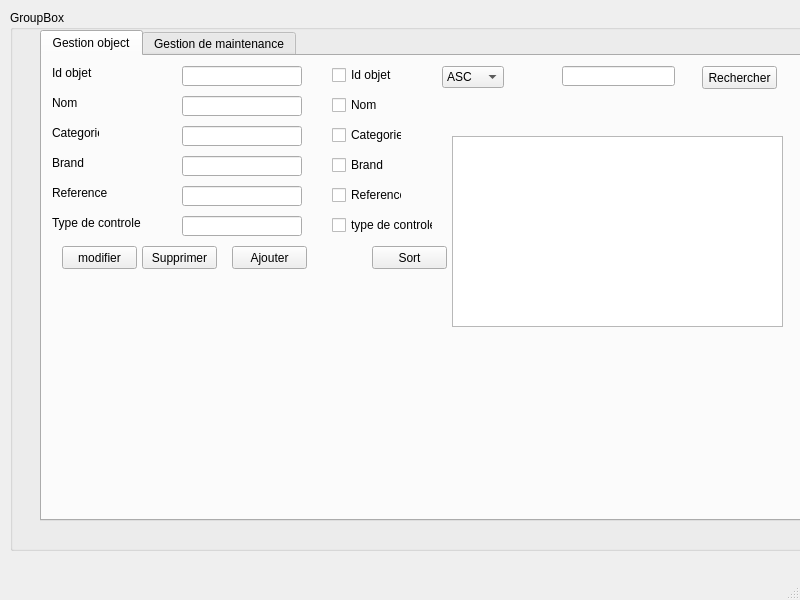
<?xml version="1.0" encoding="UTF-8"?>
<ui version="4.0">
 <class>MainWindow</class>
 <widget class="QMainWindow" name="MainWindow">
  <property name="geometry">
   <rect>
    <x>0</x>
    <y>0</y>
    <width>800</width>
    <height>600</height>
   </rect>
  </property>
  <property name="windowTitle">
   <string>MainWindow</string>
  </property>
  <widget class="QWidget" name="centralwidget">
   <widget class="QGroupBox" name="groupBox">
    <property name="geometry">
     <rect>
      <x>10</x>
      <y>10</y>
      <width>821</width>
      <height>541</height>
     </rect>
    </property>
    <property name="title">
     <string>GroupBox</string>
    </property>
    <widget class="QTabWidget" name="tabWidget">
     <property name="geometry">
      <rect>
       <x>30</x>
       <y>20</y>
       <width>781</width>
       <height>491</height>
      </rect>
     </property>
     <property name="currentIndex">
      <number>0</number>
     </property>
     <widget class="QWidget" name="tab">
      <attribute name="title">
       <string>Gestion object</string>
      </attribute>
      <widget class="QLabel" name="label">
       <property name="geometry">
        <rect>
         <x>10</x>
         <y>40</y>
         <width>47</width>
         <height>14</height>
        </rect>
       </property>
       <property name="text">
        <string>Nom</string>
       </property>
      </widget>
      <widget class="QLineEdit" name="lineEditNom">
       <property name="geometry">
        <rect>
         <x>140</x>
         <y>40</y>
         <width>120</width>
         <height>20</height>
        </rect>
       </property>
      </widget>
      <widget class="QLabel" name="label_2">
       <property name="geometry">
        <rect>
         <x>10</x>
         <y>70</y>
         <width>47</width>
         <height>14</height>
        </rect>
       </property>
       <property name="text">
        <string>Categorie</string>
       </property>
      </widget>
      <widget class="QLineEdit" name="lineEditCategorie">
       <property name="geometry">
        <rect>
         <x>140</x>
         <y>70</y>
         <width>120</width>
         <height>20</height>
        </rect>
       </property>
      </widget>
      <widget class="QLabel" name="label_3">
       <property name="geometry">
        <rect>
         <x>10</x>
         <y>100</y>
         <width>47</width>
         <height>14</height>
        </rect>
       </property>
       <property name="text">
        <string>Brand</string>
       </property>
      </widget>
      <widget class="QLineEdit" name="lineEditBrand">
       <property name="geometry">
        <rect>
         <x>140</x>
         <y>100</y>
         <width>120</width>
         <height>20</height>
        </rect>
       </property>
      </widget>
      <widget class="QLabel" name="label_4">
       <property name="geometry">
        <rect>
         <x>10</x>
         <y>130</y>
         <width>90</width>
         <height>14</height>
        </rect>
       </property>
       <property name="text">
        <string>Reference</string>
       </property>
      </widget>
      <widget class="QLineEdit" name="lineEditReference">
       <property name="geometry">
        <rect>
         <x>140</x>
         <y>130</y>
         <width>120</width>
         <height>20</height>
        </rect>
       </property>
      </widget>
      <widget class="QLabel" name="label_5">
       <property name="geometry">
        <rect>
         <x>10</x>
         <y>160</y>
         <width>100</width>
         <height>14</height>
        </rect>
       </property>
       <property name="text">
        <string>Type de controle</string>
       </property>
      </widget>
      <widget class="QLineEdit" name="lineEditTypeDeControle">
       <property name="geometry">
        <rect>
         <x>140</x>
         <y>160</y>
         <width>120</width>
         <height>20</height>
        </rect>
       </property>
      </widget>
      <widget class="QPushButton" name="pushButtonAjouterObjet">
       <property name="geometry">
        <rect>
         <x>190</x>
         <y>190</y>
         <width>75</width>
         <height>23</height>
        </rect>
       </property>
       <property name="text">
        <string>Ajouter</string>
       </property>
      </widget>
      <widget class="QTableView" name="tableViewObjet">
       <property name="geometry">
        <rect>
         <x>410</x>
         <y>80</y>
         <width>331</width>
         <height>191</height>
        </rect>
       </property>
       <property name="editTriggers">
        <set>QAbstractItemView::AnyKeyPressed|QAbstractItemView::DoubleClicked|QAbstractItemView::EditKeyPressed|QAbstractItemView::SelectedClicked</set>
       </property>
      </widget>
      <widget class="QLineEdit" name="lineEditIdObjet">
       <property name="geometry">
        <rect>
         <x>140</x>
         <y>10</y>
         <width>120</width>
         <height>20</height>
        </rect>
       </property>
       <property name="text">
        <string/>
       </property>
      </widget>
      <widget class="QLabel" name="label_10">
       <property name="geometry">
        <rect>
         <x>10</x>
         <y>10</y>
         <width>100</width>
         <height>14</height>
        </rect>
       </property>
       <property name="text">
        <string>Id objet</string>
       </property>
      </widget>
      <widget class="QPushButton" name="pushButtonSupprimerO">
       <property name="geometry">
        <rect>
         <x>100</x>
         <y>190</y>
         <width>75</width>
         <height>23</height>
        </rect>
       </property>
       <property name="text">
        <string>Supprimer</string>
       </property>
      </widget>
      <widget class="QPushButton" name="pushButtonModifierO">
       <property name="geometry">
        <rect>
         <x>20</x>
         <y>190</y>
         <width>75</width>
         <height>23</height>
        </rect>
       </property>
       <property name="text">
        <string>modifier</string>
       </property>
       <property name="checkable">
        <bool>true</bool>
       </property>
      </widget>
      <widget class="QCheckBox" name="checkBox_IdObjet">
       <property name="geometry">
        <rect>
         <x>290</x>
         <y>10</y>
         <width>70</width>
         <height>18</height>
        </rect>
       </property>
       <property name="text">
        <string>Id objet</string>
       </property>
      </widget>
      <widget class="QCheckBox" name="checkBox_Nom">
       <property name="geometry">
        <rect>
         <x>290</x>
         <y>40</y>
         <width>70</width>
         <height>18</height>
        </rect>
       </property>
       <property name="text">
        <string>Nom</string>
       </property>
      </widget>
      <widget class="QCheckBox" name="checkBox_Reference">
       <property name="geometry">
        <rect>
         <x>290</x>
         <y>130</y>
         <width>70</width>
         <height>18</height>
        </rect>
       </property>
       <property name="text">
        <string>Reference</string>
       </property>
      </widget>
      <widget class="QCheckBox" name="checkBox_Brand">
       <property name="geometry">
        <rect>
         <x>290</x>
         <y>100</y>
         <width>70</width>
         <height>18</height>
        </rect>
       </property>
       <property name="text">
        <string>Brand</string>
       </property>
      </widget>
      <widget class="QCheckBox" name="checkBox_Categorie">
       <property name="geometry">
        <rect>
         <x>290</x>
         <y>70</y>
         <width>70</width>
         <height>18</height>
        </rect>
       </property>
       <property name="text">
        <string>Categorie</string>
       </property>
      </widget>
      <widget class="QCheckBox" name="checkBox_TypeDeControle">
       <property name="geometry">
        <rect>
         <x>290</x>
         <y>160</y>
         <width>101</width>
         <height>18</height>
        </rect>
       </property>
       <property name="text">
        <string>type de controle</string>
       </property>
      </widget>
      <widget class="QPushButton" name="pushButton_SortObject">
       <property name="geometry">
        <rect>
         <x>330</x>
         <y>190</y>
         <width>75</width>
         <height>23</height>
        </rect>
       </property>
       <property name="text">
        <string>Sort</string>
       </property>
      </widget>
      <widget class="QComboBox" name="comboBoxObjet">
       <property name="geometry">
        <rect>
         <x>400</x>
         <y>10</y>
         <width>62</width>
         <height>22</height>
        </rect>
       </property>
       <item>
        <property name="text">
         <string>ASC</string>
        </property>
       </item>
       <item>
        <property name="text">
         <string>DESC</string>
        </property>
       </item>
      </widget>
      <widget class="QLineEdit" name="lineEditRechercheO">
       <property name="geometry">
        <rect>
         <x>520</x>
         <y>10</y>
         <width>113</width>
         <height>20</height>
        </rect>
       </property>
      </widget>
      <widget class="QPushButton" name="pushButtonRechercheO">
       <property name="geometry">
        <rect>
         <x>660</x>
         <y>10</y>
         <width>75</width>
         <height>23</height>
        </rect>
       </property>
       <property name="text">
        <string>Rechercher</string>
       </property>
      </widget>
     </widget>
     <widget class="QWidget" name="tab_2">
      <attribute name="title">
       <string>Gestion de maintenance</string>
      </attribute>
      <widget class="QLabel" name="label_6">
       <property name="geometry">
        <rect>
         <x>10</x>
         <y>40</y>
         <width>47</width>
         <height>16</height>
        </rect>
       </property>
       <property name="text">
        <string>Etat</string>
       </property>
      </widget>
      <widget class="QLineEdit" name="lineEditEtat">
       <property name="geometry">
        <rect>
         <x>110</x>
         <y>40</y>
         <width>113</width>
         <height>20</height>
        </rect>
       </property>
       <property name="text">
        <string/>
       </property>
      </widget>
      <widget class="QLabel" name="label_7">
       <property name="geometry">
        <rect>
         <x>10</x>
         <y>130</y>
         <width>61</width>
         <height>16</height>
        </rect>
       </property>
       <property name="text">
        <string>Date </string>
       </property>
      </widget>
      <widget class="QLineEdit" name="lineEditDate">
       <property name="geometry">
        <rect>
         <x>110</x>
         <y>130</y>
         <width>113</width>
         <height>20</height>
        </rect>
       </property>
       <property name="text">
        <string/>
       </property>
      </widget>
      <widget class="QLabel" name="label_8">
       <property name="geometry">
        <rect>
         <x>10</x>
         <y>100</y>
         <width>61</width>
         <height>20</height>
        </rect>
       </property>
       <property name="text">
        <string>Id reparteur</string>
       </property>
      </widget>
      <widget class="QLineEdit" name="lineEditReferenceM">
       <property name="geometry">
        <rect>
         <x>110</x>
         <y>70</y>
         <width>113</width>
         <height>20</height>
        </rect>
       </property>
       <property name="text">
        <string/>
       </property>
      </widget>
      <widget class="QLabel" name="label_9">
       <property name="geometry">
        <rect>
         <x>10</x>
         <y>70</y>
         <width>61</width>
         <height>16</height>
        </rect>
       </property>
       <property name="text">
        <string>Reference</string>
       </property>
      </widget>
      <widget class="QLineEdit" name="lineEditIdReperateur">
       <property name="geometry">
        <rect>
         <x>110</x>
         <y>100</y>
         <width>113</width>
         <height>20</height>
        </rect>
       </property>
       <property name="text">
        <string/>
       </property>
      </widget>
      <widget class="QPushButton" name="pushButtonAjouterMaintenance">
       <property name="geometry">
        <rect>
         <x>100</x>
         <y>170</y>
         <width>75</width>
         <height>23</height>
        </rect>
       </property>
       <property name="text">
        <string>Ajouter</string>
       </property>
      </widget>
      <widget class="QTableView" name="tableViewMaintenance">
       <property name="geometry">
        <rect>
         <x>420</x>
         <y>30</y>
         <width>256</width>
         <height>192</height>
        </rect>
       </property>
       <property name="editTriggers">
        <set>QAbstractItemView::AnyKeyPressed|QAbstractItemView::DoubleClicked|QAbstractItemView::EditKeyPressed|QAbstractItemView::SelectedClicked</set>
       </property>
       <property name="selectionBehavior">
        <enum>QAbstractItemView::SelectRows</enum>
       </property>
      </widget>
      <widget class="QPushButton" name="SupprimerMaintenance">
       <property name="geometry">
        <rect>
         <x>200</x>
         <y>170</y>
         <width>75</width>
         <height>23</height>
        </rect>
       </property>
       <property name="text">
        <string>supprimer</string>
       </property>
      </widget>
      <widget class="QPushButton" name="pushButtonM">
       <property name="geometry">
        <rect>
         <x>10</x>
         <y>170</y>
         <width>75</width>
         <height>23</height>
        </rect>
       </property>
       <property name="text">
        <string>modifier</string>
       </property>
       <property name="checkable">
        <bool>true</bool>
       </property>
      </widget>
      <widget class="QLineEdit" name="lineEditId_Maintenance">
       <property name="geometry">
        <rect>
         <x>110</x>
         <y>10</y>
         <width>113</width>
         <height>20</height>
        </rect>
       </property>
       <property name="text">
        <string/>
       </property>
      </widget>
      <widget class="QLabel" name="label_21">
       <property name="geometry">
        <rect>
         <x>6</x>
         <y>10</y>
         <width>91</width>
         <height>20</height>
        </rect>
       </property>
       <property name="text">
        <string>ID MAINTENANCE</string>
       </property>
      </widget>
      <widget class="QCheckBox" name="checkBox_IdMaintenance">
       <property name="geometry">
        <rect>
         <x>250</x>
         <y>10</y>
         <width>101</width>
         <height>18</height>
        </rect>
       </property>
       <property name="text">
        <string>Id Maintenance</string>
       </property>
      </widget>
      <widget class="QCheckBox" name="checkBox_Reference_2">
       <property name="geometry">
        <rect>
         <x>250</x>
         <y>70</y>
         <width>70</width>
         <height>18</height>
        </rect>
       </property>
       <property name="text">
        <string>Reference</string>
       </property>
      </widget>
      <widget class="QCheckBox" name="checkBox_Date">
       <property name="geometry">
        <rect>
         <x>250</x>
         <y>130</y>
         <width>70</width>
         <height>18</height>
        </rect>
       </property>
       <property name="text">
        <string>Date </string>
       </property>
      </widget>
      <widget class="QCheckBox" name="checkBox_Etat">
       <property name="geometry">
        <rect>
         <x>250</x>
         <y>40</y>
         <width>70</width>
         <height>18</height>
        </rect>
       </property>
       <property name="text">
        <string>Etat</string>
       </property>
      </widget>
      <widget class="QCheckBox" name="checkBox_IdReperateur">
       <property name="geometry">
        <rect>
         <x>250</x>
         <y>100</y>
         <width>81</width>
         <height>18</height>
        </rect>
       </property>
       <property name="text">
        <string>Id reparteur</string>
       </property>
      </widget>
      <widget class="QPushButton" name="pushButton_SortMaintenance">
       <property name="geometry">
        <rect>
         <x>330</x>
         <y>170</y>
         <width>75</width>
         <height>23</height>
        </rect>
       </property>
       <property name="text">
        <string>Sort</string>
       </property>
      </widget>
     </widget>
    </widget>
   </widget>
  </widget>
  <widget class="QMenuBar" name="menubar">
   <property name="geometry">
    <rect>
     <x>0</x>
     <y>0</y>
     <width>800</width>
     <height>22</height>
    </rect>
   </property>
  </widget>
  <widget class="QStatusBar" name="statusbar"/>
 </widget>
 <resources/>
 <connections/>
</ui>
